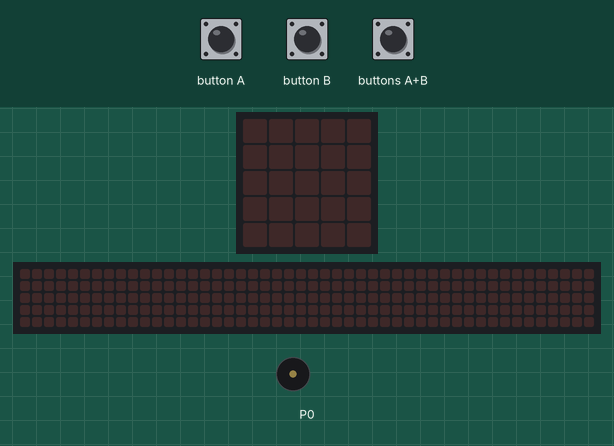
Bench run of a program on a simulated BBC micro:bit (MakeCode). Shown: the board's 5×5 LED display, a strip that is not on the board, showing the scrolling text unrolled, buzzer (waves = sounding). The inputs (shaded band) are chosen by the test bench. The 48×5 strip is a reading aid, not a part: it shows the text the display is scrolling, unrolled, one strip-width of it at a time.

Above: at 1.2 s.
1.3 s: buttons A+B pressed for 0.15 s
At 1.9 s:
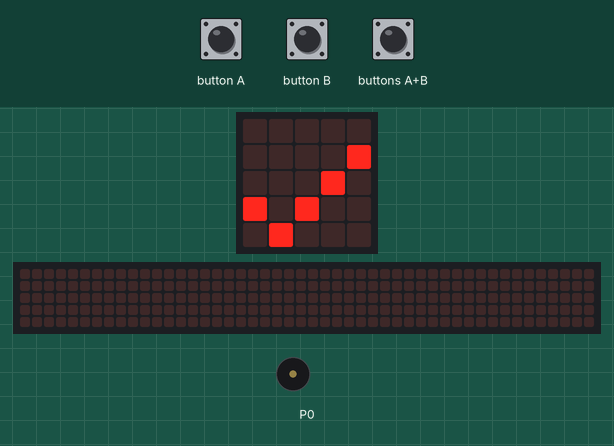
4.3 s: button A pressed for 0.15 s
At 5.2 s:
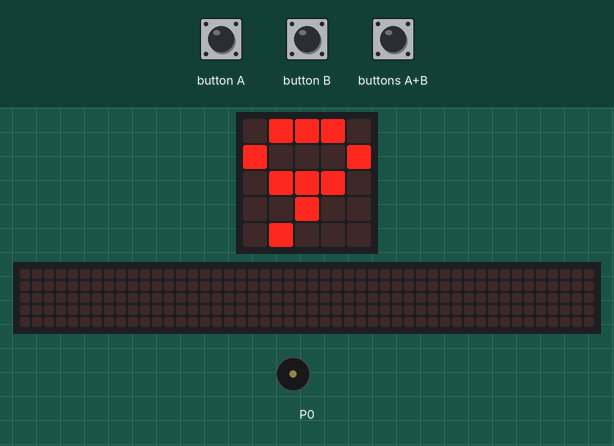
6.3 s: button B pressed for 0.15 s
At 7.3 s:
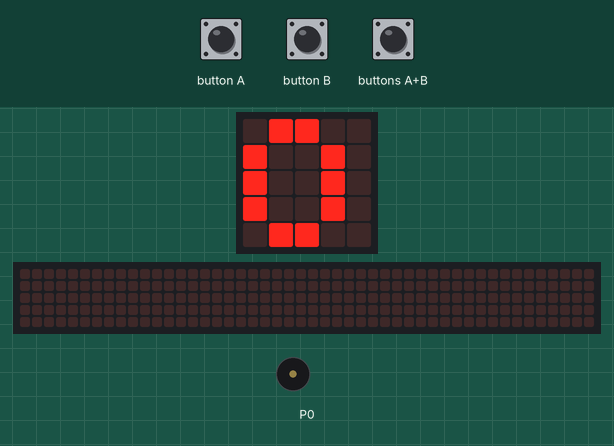
7.9 s: button B pressed for 0.15 s
At 8.5 s:
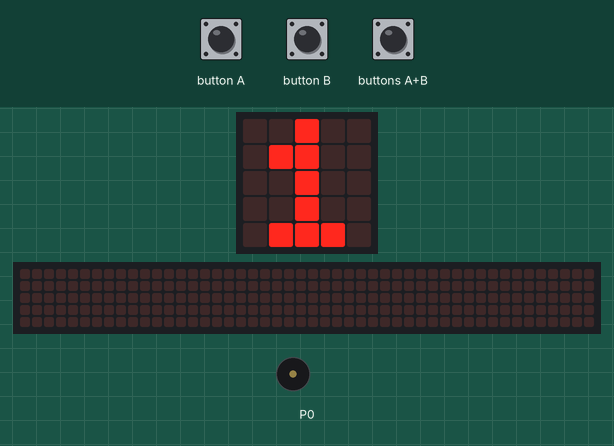
9.5 s: buttons A+B pressed for 1 s
At 13.4 s:
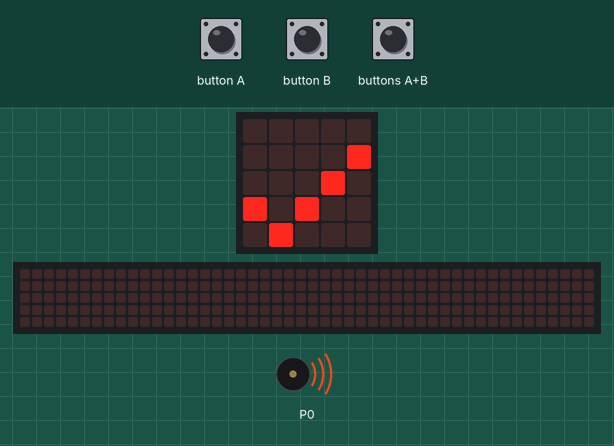
13.5 s: buttons A+B pressed for 0.15 s
At 16.2 s:
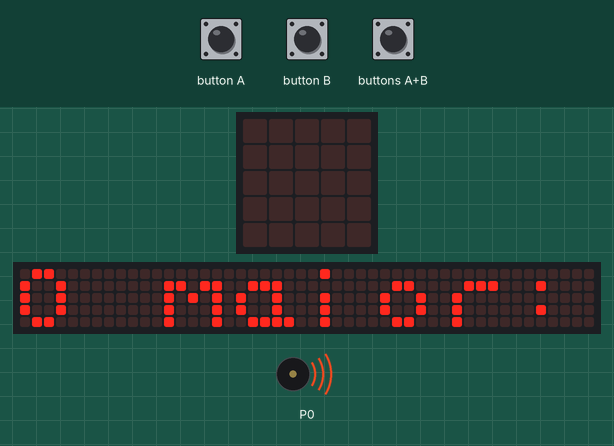
Timing chart, 0 to 26.2 s (numbered marks = the images above; inputs shaded):
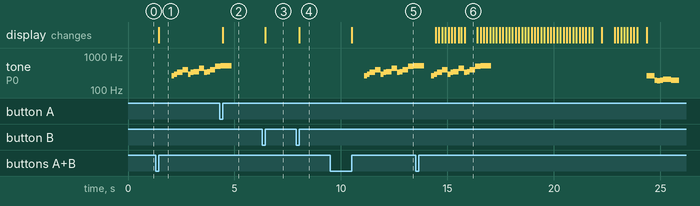

The program:

main.ts
```typescript
input.onButtonPressed(Button.A, function () {
    vl_tela = vl_a - 1
    if (vl_tela < 0) {
        vl_tela = 9
    }
    basic.showNumber(vl_tela)
})
input.onButtonPressed(Button.AB, function () {
    if (_var == 1) {
        vl_a = vl_tela
        basic.showIcon(IconNames.Yes)
        _var = 2
        music.startMelody(music.builtInMelody(Melodies.Ringtone), MelodyOptions.Once)
    } else if (_var == 2) {
        vl_b = vl_tela
        basic.showIcon(IconNames.Yes)
        _var = 3
        music.startMelody(music.builtInMelody(Melodies.Ringtone), MelodyOptions.Once)
    } else if (_var == 3) {
        vl_c = vl_tela
        basic.showIcon(IconNames.Yes)
        music.startMelody(music.builtInMelody(Melodies.Ringtone), MelodyOptions.Once)
        basic.pause(200)
        if (vl_a > vl_b) {
            maior = vl_a
        } else {
            maior = vl_b
        }
        if (vl_c > maior) {
            maior = vl_c
        }
        basic.showString("O maior: " + maior)
        _var = 1
        music.startMelody(music.builtInMelody(Melodies.Punchline), MelodyOptions.Once)
    }
})
input.onButtonPressed(Button.B, function () {
    vl_tela = vl_tela + 1
    if (vl_tela > 9) {
        vl_tela = 0
    }
    basic.showNumber(vl_tela)
})
let maior = 0
let vl_c = 0
let vl_b = 0
let vl_a = 0
let vl_tela = 0
let _var = 0
_var = 1
```

test.ts
```typescript
// testes vão aqui; isto não será compilado quando este pacote for usado como uma extensão.
```

Measured:
- after the input at 1.3 s, tone on P0: plays 262 Hz for 0.13 s, 294 Hz for 0.13 s, 330 Hz for 0.26 s, 392 Hz for 0.26 s, 294 Hz for 0.13 s, 330 Hz for 0.13 s … (12 notes in this stretch), starting after 0.75 s; the display: changes after 0.15 s (image 1)
- after the input at 4.3 s, the display: changes after 0.15 s (image 2)
- after the input at 6.3 s, the display: changes after 0.15 s (image 3)
- after the input at 7.9 s, the display: changes after 0.15 s (image 4)
- after the input at 9.5 s, tone on P0: plays 262 Hz for 0.13 s, 294 Hz for 0.13 s, 330 Hz for 0.26 s, 392 Hz for 0.26 s, 294 Hz for 0.13 s, 330 Hz for 0.13 s … (13 notes in this stretch), starting after 1.6 s; the display: changes after 1.0 s (image 5)
- after the input at 13.5 s, the display: first changes after 0.95 s (image 6 shows a later state)
- what the display in image 6 shows lasts 0.6 s, from 15.8 s to 16.4 s
